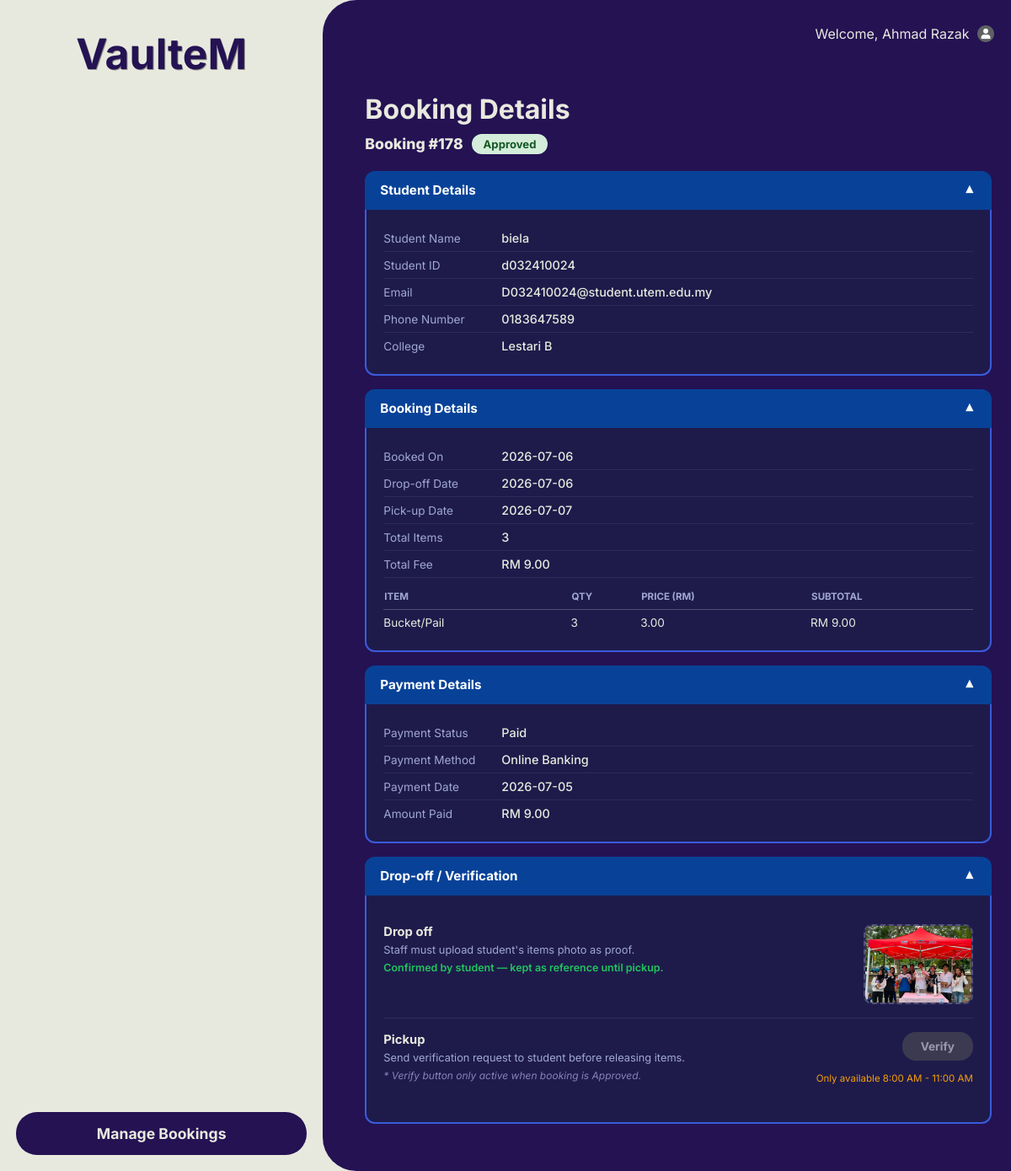
The page /staffBookingDetail.php?id=178 (signed in) on the database its author committed.
### tables this page shows
CREATE TABLE `booking` (
  `Booking_ID` int(100) NOT NULL,
  `Booking_Date` date NOT NULL,
  `DropOff_Date` date NOT NULL,
  `Pickup_Date` date NOT NULL,
  `Booking_Status` char(100) NOT NULL,
  `Rejection_Reason` text DEFAULT NULL,
  `Rejection_Photo` varchar(255) DEFAULT NULL,
  `Booking_Priority` char(1) NOT NULL,
  `Staff_ID` int(100) NOT NULL,
  `Student_ID` varchar(10) NOT NULL,
  `Dropoff_Photo` varchar(255) DEFAULT NULL,
  `Dropoff_Status` varchar(20) DEFAULT NULL
);

CREATE TABLE `student` (
  `Student_ID` varchar(10) NOT NULL,
  `Student_Name` varchar(100) NOT NULL,
  `Student_Mail` varchar(30) NOT NULL,
  `Student_Password` varchar(100) NOT NULL,
  `Student_PhoneNo` char(15) NOT NULL,
  `Gender` char(1) NOT NULL,
  `Residential_ID` int(100) NOT NULL
);

CREATE TABLE `residential_college` (
  `Residential_ID` int(100) NOT NULL,
  `Residential_Block` varchar(100) NOT NULL,
  `Gender_Type` char(1) NOT NULL
);

CREATE TABLE `item` (
  `Item_ID` int(100) NOT NULL,
  `Item_Name` varchar(100) NOT NULL,
  `Item_Category` char(100) NOT NULL,
  `Item_Size` char(1) NOT NULL,
  `Quantity` int(3) NOT NULL,
  `Price` decimal(10,2) NOT NULL,
  `Space_ID` int(100) NOT NULL,
  `Booking_ID` int(100) NOT NULL
);

### Staffbookingdetail.php (the view, shortened to what this page needs)
<?php
$conn = new mysqli("localhost", "root", "", "utem_accommodation");
$staff_name = $_SESSION['Staff_Name'] ?? 'Staff';
$bid = intval($_GET['id'] ?? 0);
$currentTime         = date('H:i:s');
$withinWorkingHours  = ($currentTime >= '08:00:00' && $currentTime <= '11:00:00');
$bStmt = $conn->prepare("
    SELECT b.*, s.Student_Name, s.Student_Mail, s.Student_PhoneNo,
           rc.Residential_Block,
           (SELECT COALESCE(SUM(i.Quantity), 0) FROM item i WHERE i.Booking_ID = b.Booking_ID)            AS TotalItem,
           (SELECT COALESCE(SUM(i.Quantity * i.Price), 0) FROM item i WHERE i.Booking_ID = b.Booking_ID)  AS TotalFee,
           p.Payment_Status, p.Payment_Method, p.Payment_Date, p.Amount
    FROM booking b
    LEFT JOIN student s  ON b.Student_ID      = s.Student_ID
    LEFT JOIN residential_college rc ON s.Residential_ID = rc.Residential_ID
    LEFT JOIN (SELECT * FROM payment WHERE Booking_ID = ? LIMIT 1) p ON b.Booking_ID = p.Booking_ID
    WHERE b.Booking_ID = ?
");
$bStmt->bind_param("ii", $bid, $bid);
$bStmt->execute();
$bRes = $bStmt->get_result();
$b = $bRes->fetch_assoc();
$iRes = $conn->query("SELECT Item_Name, Quantity, Price FROM item WHERE Booking_ID = $bid");
$bstat  = strtolower($b['Booking_Status']);
$isPaid = in_array(strtolower($b['Payment_Status'] ?? ''), ['y','paid']);
$bookingDate = (!empty($b['Booking_Date']) && $b['Booking_Date'] !== '0000-00-00')
               ? $b['Booking_Date'] : 'N/A';
$paymentDate = (!empty($b['Payment_Date']) && $b['Payment_Date'] !== '0000-00-00')
               ? $b['Payment_Date'] : 'N/A';
$bs               = $b['Booking_Status'];
$studentConfirmed = in_array($bs, ['Confirmed','Collected']);
$verifSent        = ($bs === 'Verification_Sent');
$uploadedPhoto = $b['Dropoff_Photo'] ?? null;
$dropoffStatus = $b['Dropoff_Status'] ?? null;
?>
<!DOCTYPE html>
<html lang="en">
<head>
    <link rel="stylesheet" href="status.css">
    <link rel="stylesheet" href="mobile.css">
</head>
<body>
<div id="wrapper">
    <div class="leftcontainer">
        <header>
            <h1 onclick="window.location.href='staffMainStatus.php'" style="cursor:pointer;">VaulteM</h1>
        </header>
        <button type="button" id="booking" onclick="window.location.href='Staffmainstatus.php'">
            Manage Bookings
        </button>
    </div>
    <div class="rightcontainer">
        <div id="userName">
            Welcome,
            <span id="currentName"><?php echo htmlspecialchars($staff_name); ?></span>
            <span id="profileContainer">
                <img id="userImage" src="image/user.png" width="20px" height="20px" onclick="profileMenu()">
            </span>
        </div>
        <button class="back-btn" onclick="history.back()">&#60; Back</button>
        <h1>Booking Details</h1>
        <div class="booking-header">
            <span class="booking-id-label">Booking #<?php echo $bid; ?></span>
            <span class="status-badge status-<?php echo $bstat; ?>"><?php echo htmlspecialchars($b['Booking_Status']); ?></span>
        </div>
        <div class="accordion">
            <button class="accordion-toggle open" onclick="toggleSection(this)">
                Student Details <span class="accordion-arrow">▼</span>
            </button>
            <div class="accordion-body open">
                <div class="field-row">
                    <span class="field-label">Student Name</span>
                    <span class="field-value"><?php echo htmlspecialchars($b['Student_Name']); ?></span>
                </div>
                <div class="field-row">
                    <span class="field-label">Student ID</span>
                    <span class="field-value"><?php echo htmlspecialchars($b['Student_ID']); ?></span>
                </div>
                <div class="field-row">
                    <span class="field-label">Email</span>
                    <span class="field-value"><?php echo htmlspecialchars($b['Student_Mail']); ?></span>
                </div>
                <div class="field-row">
                    <span class="field-label">Phone Number</span>
                    <span class="field-value"><?php echo htmlspecialchars($b['Student_PhoneNo'] ?? 'N/A'); ?></span>
                </div>
                <div class="field-row">
                    <span class="field-label">College</span>
                    <span class="field-value"><?php echo htmlspecialchars($b['Residential_Block'] ?? 'N/A'); ?></span>
                </div>
            </div>
        </div>
        <div class="accordion">
            <button class="accordion-toggle open" onclick="toggleSection(this)">
                Booking Details <span class="accordion-arrow">▼</span>
            </button>
            <div class="accordion-body open">
                <div class="field-row">
                    <span class="field-label">Booked On</span>
                    <span class="field-value"><?php echo htmlspecialchars($bookingDate); ?></span>
                </div>
                <div class="field-row">
                    <span class="field-label">Drop-off Date</span>
                    <span class="field-value"><?php echo htmlspecialchars($b['DropOff_Date']); ?></span>
                </div>
                <div class="field-row">
                    <span class="field-label">Pick-up Date</span>
                    <span class="field-value"><?php echo htmlspecialchars($b['Pickup_Date']); ?></span>
                </div>
                <div class="field-row">
                    <span class="field-label">Total Items</span>
                    <span class="field-value"><?php echo $b['TotalItem']; ?></span>
                </div>
                <div class="field-row">
                    <span class="field-label">Total Fee</span>
                    <span class="field-value">RM <?php echo number_format((float)$b['TotalFee'], 2); ?></span>
                </div>
                <?php if ($iRes && $iRes->num_rows > 0): ?>
                <table class="items-table" style="margin-top:14px;">
                    <thead><tr><th>Item</th><th>Qty</th><th>Price (RM)</th><th>Subtotal</th></tr></thead>
                    <tbody>
                    <?php while ($it = $iRes->fetch_assoc()): ?>
                    <tr>
                        <td><?php echo htmlspecialchars($it['Item_Name']); ?></td>
                        <td><?php echo $it['Quantity']; ?></td>
                        <td><?php echo number_format((float)$it['Price'], 2); ?></td>
                        <td>RM <?php echo number_format((float)($it['Quantity'] * $it['Price']), 2); ?></td>
                    </tr>
                    <?php endwhile; ?>
                    </tbody>
                </table>
                <?php endif; ?>
            </div>
        </div>
        <div class="accordion">
            <button class="accordion-toggle open" onclick="toggleSection(this)">
                Payment Details <span class="accordion-arrow">▼</span>
            </button>
            <div class="accordion-body open">
                <div class="field-row">
                    <span class="field-label">Payment Status</span>
                    <span class="field-value">
                        <?php
                            $ps = strtolower($b['Payment_Status'] ?? '');
                            echo $isPaid ? ' Paid' : (($ps === 'p' || $ps === 'pending') ? 'Pay Later' : 'Unpaid');
                        ?>
                    </span>
                </div>
                <div class="field-row">
                    <span class="field-label">Payment Method</span>
                    <span class="field-value"><?php echo htmlspecialchars($b['Payment_Method'] ?? 'N/A'); ?></span>
                </div>
                <div class="field-row">
                    <span class="field-label">Payment Date</span>
                    <span class="field-value"><?php echo htmlspecialchars($paymentDate); ?></span>
                </div>
                <div class="field-row">
                    <span class="field-label">Amount Paid</span>
                    <span class="field-value">RM <?php echo number_format((float)($b['Amount'] ?? 0), 2); ?></span>
                </div>
            </div>
        </div>
        <div class="accordion">
            <button class="accordion-toggle open" onclick="toggleSection(this)">
                Drop-off / Verification <span class="accordion-arrow">▼</span>
            </button>
            <div class="accordion-body open">
                <div class="verif-row">
                    <div class="verif-left">
                        <h5>Drop off</h5>
                        <p>Staff must upload student's items photo as proof.</p>
                        <?php if ($dropoffStatus === 'Confirmed'): ?>
                            <p style="color:#22c55e; font-size:0.78rem; margin-top:6px; font-weight:600;"> Confirmed by student — kept as reference until pickup.</p>
                        <?php elseif ($dropoffStatus === 'Rejected'): ?>
                            <p style="color:#dc3545; font-size:0.78rem; margin-top:6px; font-weight:600;"> Student says this is not their item. Please recheck and re-upload.</p>
                        <?php elseif ($dropoffStatus === 'Pending'): ?>
                            <p style="color:#f59e0b; font-size:0.78rem; margin-top:6px; font-weight:600;"> Awaiting student verification.</p>
                        <?php elseif ($dropoffStatus === 'Uploaded'): ?>
                            <p style="color:#cfe2ff; font-size:0.78rem; margin-top:6px; font-weight:600;"> Photo uploaded. Review it, then send to the student.</p>
                        <?php elseif (!$isPaid): ?>
                            <p style="color:#8b82b5; font-size:0.78rem; margin-top:6px; font-style:italic;">Upload is available once the student has paid.</p>
                        <?php endif; ?>
                    </div>
                    <div class="verif-right">
                        <div class="photo-preview" id="photo-preview-<?php echo $bid; ?>">
                            <?php if ($uploadedPhoto): ?>
                                <img src="<?php echo htmlspecialchars($uploadedPhoto); ?>" alt="Drop-off proof">
                            <?php else: ?>
                                <br>No photo yet
                            <?php endif; ?>
                        </div>
                    </div>
                </div>
                <div class="verif-row">
                    <div class="verif-left">
                        <h5>Pickup</h5>
                        <?php if ($studentConfirmed): ?>
                            <p style="color:#22c55e; font-weight:600;"> Student has confirmed collection.</p>
                        <?php elseif ($verifSent): ?>
                            <p style="color:#cfe2ff;"> Verification sent — awaiting student confirmation.</p>
                        <?php else: ?>
                            <p>Send verification request to student before releasing items.</p>
                            <p class="note">* Verify button only active when booking is Approved.</p>
                        <?php endif; ?>
                    </div>
                    <div class="verif-right">
                        <?php if ($studentConfirmed): ?>
                            <span class="confirmed-tag">Student Confirmed</span>
                        <?php elseif ($verifSent): ?>
                            <span class="sent-tag">Awaiting Student</span>
                        <?php elseif ($bstat === 'approved' && $dropoffStatus === 'Confirmed' && !$withinWorkingHours): ?>
                            <button class="verify-btn" disabled title="Only available 8:00 AM - 11:00 AM">
                                Verify
                            </button>
                            <p style="font-size:0.72rem; color:#f59e0b; text-align:right; margin-top:4px;">
                                Only available 8:00 AM - 11:00 AM
                            </p>
                        <?php else: ?>
                            <button class="verify-btn" disabled title="Booking must be Approved first">
                                Verify
                            </button>
                        <?php endif; ?>
                    </div>
                </div>
            </div>
        </div>
    </div>
</div>
</body>
</html>

### status.css (style rules this page uses)
* { font-family: 'Inter', sans-serif; box-sizing: border-box; }
header h1 { color: #241253; font-size: 50px; text-align: center; margin-bottom: 0px; padding: 0; text-shadow: 1px 1.2px 0px rgba(0, 0, 0, 0.395); }
#userName { text-align: right; margin-top: 20px; margin-right: 20px; }
#userImage { vertical-align: middle; margin-left: 10px; margin-top: -3px; }
#profileContainer { position: relative; display: inline-block; }
body { background-color: #E8E9DE; margin: 0px; }
p { font-weight: normal; }
#wrapper { display: flex; height: 100vh; width: 100vw; overflow: hidden; }
.leftcontainer { flex: 1; gap: 0px; background-color: #E8E9DE; display: flex; flex-direction: column; justify-content: center; align-items: center; text-align: center; }
h1 { margin-bottom: 10px; }
.rightcontainer { flex: 2; background-color: #241253; color: #E8E9DE; border-top-left-radius: 40px; border-bottom-left-radius: 40px; padding-top: 10px; padding-left: 50px; display: flex; flex-direction: column; animation: slideLeft 1.0s ease-in-out forwards; height: 100vh; overflow-y: auto; padding-bottom: 40px; }
#booking { width: 90%; background-color: #241253; border: 20px; margin-top: auto; margin-bottom: 5%; padding: 15px 15px; font-size: 1.1rem; border-radius: 25px; font-weight: bold; color: #E8E9DE; }

### rows shown on the page
booking: Booking_Status "Approved", Student_ID.Student_Name "biela", Student_ID "d032410024", Student_ID.Student_Mail "D032410024@student.utem.edu.my", Student_ID.Student_PhoneNo "0183647589", residential_college.Residential_Block "Lestari B", Booking_Date "2026-07-06", DropOff_Date "2026-07-06", Pickup_Date "2026-07-07", Dropoff_Photo (picture)
item: Item_Name "Bucket/Pail", Quantity "3", Price "3.00", $it['Quantity'] * $it['Price'] "9.00"

### other values the page prints
$staff_name "Ahmad Razak"
$bid "178"
$b['TotalItem'] "3"
$b['TotalFee'] "9.00"
$b['Payment_Method'] "Online Banking"
$paymentDate "2026-07-05"
$b['Amount'] "9.00"
